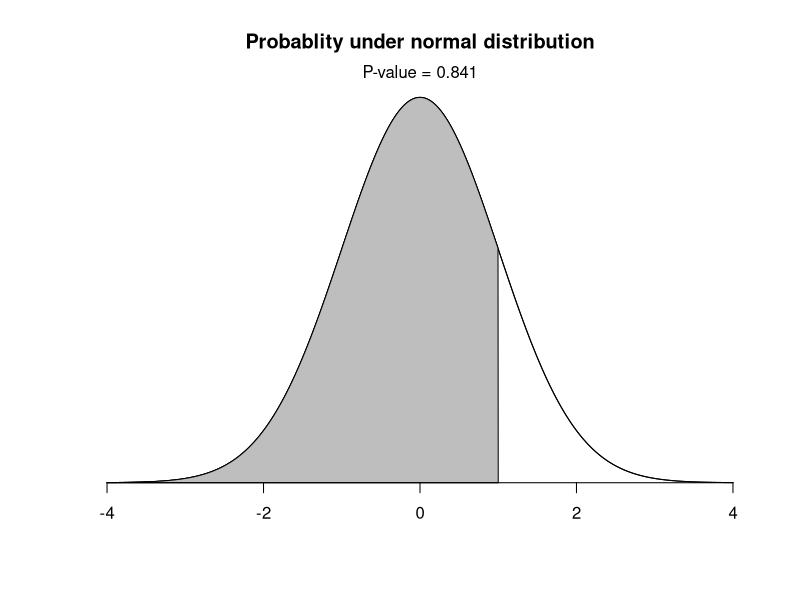

Generate this figure with R:
## ---- chunk 1
mean = 0 ; sd = 1; comp = 1; x <- seq(-4, 4, length=1000); hx <- dnorm(x); lb = min(x) ; ub = 1 ;
plot(x, hx, type="l", xlab="", ylab="", main="Probablity under normal distribution", axes=F)
i <- x >= lb & x <= ub; lines(x, hx); polygon(c(lb,x[i],ub), c(0,hx[i],0), col="grey"); area <- pnorm(ub, 0, 1) - pnorm(lb, 0,1)
result <- paste("P-value =", signif(area, digits=3)); mtext(result,3); axis(1, pos=0) 
